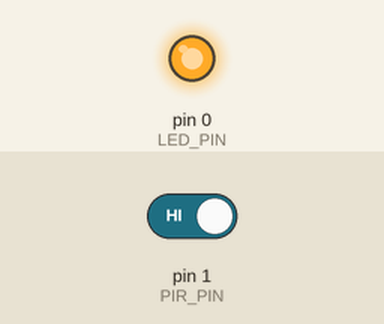
A sketch run on a simulated Arduino Uno, built with avr-gcc and run on an emulated ATmega328P. Parts: output pins drawn as LEDs (lit = HIGH). The inputs (shaded band) are chosen by the test bench; at power-on: pin 1 (PIR_PIN) HIGH.

Above: at 1.2 s.
1.3 s: pin 1 (PIR_PIN) driven LOW
At 2.8 s:
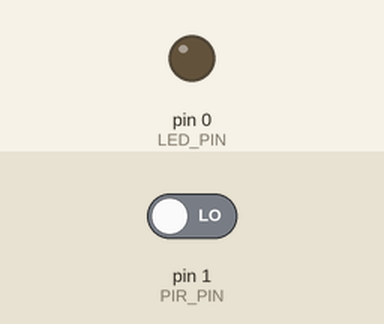
3.8 s: pin 1 (PIR_PIN) driven HIGH
At 4.8 s:
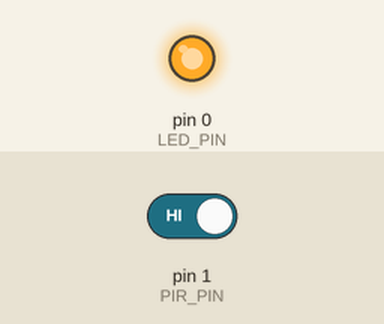
Timing chart, 0 to 6.8 s (numbered marks = the images above; inputs shaded):
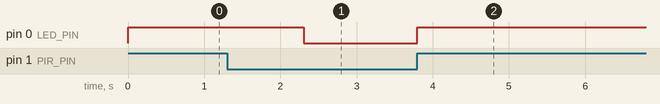

The sketch:

PIOX.ino
```cpp
#define LED_PIN 0

// Config PIR
#define PIR_PIN 1

// Config delay
int delay_t = 1000;

void setup() {
  // put your setup code here, to run once:
  pinMode(PIR_PIN, INPUT);
  pinMode(LED_PIN, OUTPUT);

}

void loop() {
  if (digitalRead(PIR_PIN) == LOW) return;

  //tone(6, 1000);
  digitalWrite(LED_PIN, HIGH);
  long start = 0;
  while(start <= delay_t) {
    if (digitalRead(PIR_PIN) == HIGH) {
      while(digitalRead(PIR_PIN) == HIGH) ;
      start = 0;
    }
    delay(1);
    start++;
  }
  digitalWrite(LED_PIN, LOW);
  //noTone(6);

  //delay(100);
}
```

Measured:
- after the input at 1.3 s, pin 0 (LED_PIN): HIGH → LOW after 1.0 s
- after the input at 3.8 s, pin 0 (LED_PIN): LOW → HIGH at once
